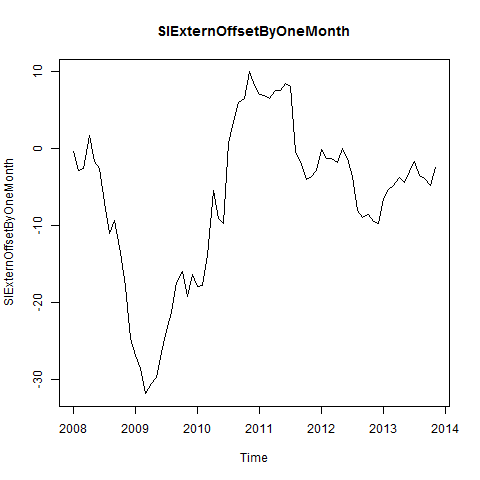

Write the R code that produced this figure.
#Creates SIExternOffsetByOneMonth plot

png("Plots/SIExternOffsetByOneMonth_plot.png")
plot(SIExternOffsetByOneMonth, main="SIExternOffsetByOneMonth")
dev.off()